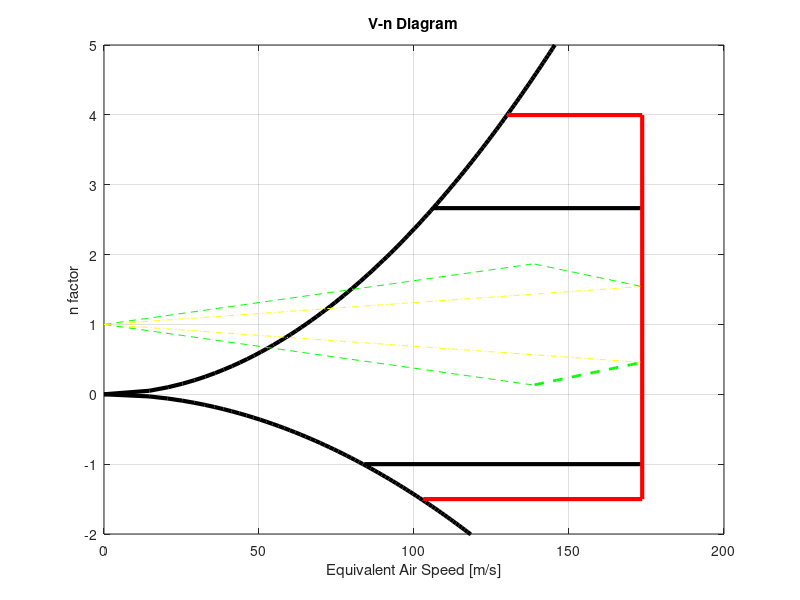

Write MATLAB code to recreate this figure.
clc; clear all; close all;

%% data
Gross_Weight = [71650 32500] ;%[lb kg]
Wing_Area = [8277.5 76.9]; %[ft2 m2]
Wing_Aspect_Ratio = 12;
Sweep_max_tc_line = 0;
Clmax = 1.6;
Clmin = -1.616;
Cruise_Speed = [269.98 500/3.6]; %[keas m/s];
Cruise_Mach = Cruise_Speed(2)/340; 
% Diving Speed
Vd = 1.25*Cruise_Speed(2); %m/s
Dive_Speed = [1.9438*Vd Vd]; %[keas m/s];
LoadFactor_max = 2.1+24000/(Gross_Weight(2)+10000);
LoadFactor_min = -1;
c = 2.603;
%% Sea Level 

%Velocidade de estol @ n=1
V_s = sqrt((2*Gross_Weight(2)*9.806)/(1.225*Wing_Area(2)*Clmax)); %m/s
%Corner Speed
V_star = sqrt(LoadFactor_max)*V_s; %m/s
% Velocidade @ LoadFactor_min
V_nmin = sqrt((2*LoadFactor_min*Gross_Weight(2)*9.806)/(1.225*Wing_Area(2)*Clmin)); %m/s

%% Estimation of Lift curve slope
Beta = sqrt(1-(Cruise_Mach^2));
a = 2*pi*Wing_Aspect_Ratio/(2+sqrt(4+(Wing_Aspect_Ratio^2)*(Beta^2)*(1+(tan(Sweep_max_tc_line))^2/Beta^2)));

% @ Cruise Speed
ug = 2*Gross_Weight(2)/(a*Wing_Area(2)*c);
Vg = 17.07; % m/s
Kg = 0.88*ug/(1+ug); %Fator de alivio de rajada
ng_c = [1-(0.5*a*Kg*Vg*Cruise_Speed(2)*1.225*Wing_Area(2)/(2*Gross_Weight(2)*9.806)) 1+(0.5*a*Kg*Vg*Cruise_Speed(2)*1.225*Wing_Area(2)/(2*Gross_Weight(2)*9.806))];

% @ Diving Speed
Vg = 17.07/2;
ng_d = [1-(0.5*a*Kg*Vg*Vd*1.225*Wing_Area(2)/(2*Gross_Weight(2)*9.806)) 1+(0.5*a*Kg*Vg*Vd*1.225*Wing_Area(2)/(2*Gross_Weight(2)*9.806))];

%% ENVELOPE

% stall curve
x_n = linspace(0,5,100);
Stall_Line_sup = sqrt(x_n)*V_s;
x_n2 = linspace(0,3,100);
Stall_Line_inf = sqrt(x_n)*V_nmin;
plot(Stall_Line_sup,x_n,'k','LineWidth',3);
hold on
plot(Stall_Line_inf,(-x_n2),'k','LineWidth',3);


% Superior Limit
x_nlim_sup = [V_star Vd];
Superior_limit = [LoadFactor_max LoadFactor_max];
hold on
plot(x_nlim_sup,Superior_limit,'k','LineWidth',3);
% Inferior Limit
x_nlim_inf = [84 Vd];
Inferior_limit = [LoadFactor_min LoadFactor_min];
hold on
plot(x_nlim_inf,Inferior_limit,'k','LineWidth',3);

% Structural Damage
x_supdam = [130 Vd];
x_infdam = [103 Vd];
Sup_Structural_Damage = 1.5*Superior_limit;
Inf_Structural_Damage = 1.5*Inferior_limit;
hold on
plot(x_supdam,Sup_Structural_Damage,'r','LineWidth',3);
hold on
plot(x_infdam,Inf_Structural_Damage,'r','LineWidth',3);
% Right - Structural Damage
x_rdam = [Vd Vd];
y_rdam = [Inf_Structural_Damage(1) Sup_Structural_Damage(1)];
hold on
plot(x_rdam,y_rdam,'r','LineWidth',3);

%-------------GUST----------------%
%Gust Enevolpe
x_ngc = [0:1:Cruise_Speed(2)];
x_ngd = [0:1:Vd];
y_ngc_pos = 1+ (ng_c(2)-1)*x_ngc/Cruise_Speed(2);
y_ngc_neg = 1+ (ng_c(1)-1)*x_ngc/Cruise_Speed(2);
y_ngd_pos = 1+ (ng_d(2)-1)*x_ngd/Vd;
y_ngd_neg = 1+ (ng_d(1)-1)*x_ngd/Vd;
% Limit Gust Envelope
x_limit_gust = [Cruise_Speed(2):1:Vd];
sup_limit_gust = (x_limit_gust-Vd)*(y_ngd_pos(end)-y_ngc_pos(end))/(Vd-Cruise_Speed(2)) + y_ngd_pos(end);
inf_limit_gust = (x_limit_gust-Vd)*(y_ngd_neg(end)-y_ngc_neg(end))/(Vd-Cruise_Speed(2)) + y_ngd_neg(end);
% Graph
hold on
plot(x_ngc,y_ngc_pos,'--g',x_ngc,y_ngc_neg,'--g',x_ngd,y_ngd_pos,'-.y',x_ngd,y_ngd_neg,'-.y',x_limit_gust,sup_limit_gust,'--g',x_limit_gust,inf_limit_gust,'--g','LineWidth',2);
ylim([-2 5]);
grid on;
title("V-n Diagram")
xlabel("Equivalent Air Speed [m/s]");
ylabel("n factor")


